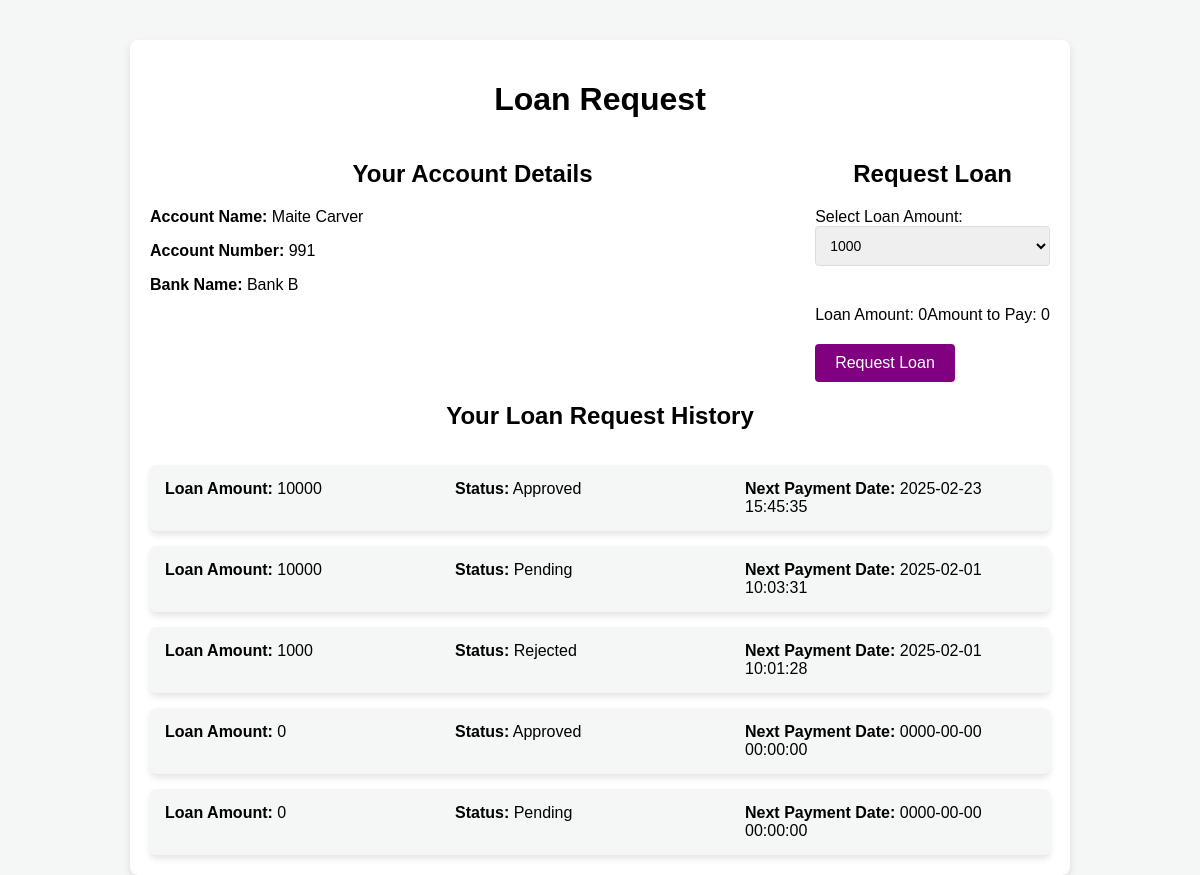
Page /dashboard/loan_request.php (signed in) on the committed database.
### tables this page shows
CREATE TABLE `users` (
  `id` int(11) NOT NULL,
  `username` varchar(255) NOT NULL,
  `email` varchar(255) NOT NULL,
  `password` varchar(255) NOT NULL,
  `profile_picture` varchar(255) DEFAULT NULL,
  `created_at` timestamp NOT NULL DEFAULT current_timestamp(),
  `address` varchar(255) DEFAULT NULL,
  `department` varchar(255) DEFAULT NULL,
  `faculty` varchar(255) DEFAULT NULL,
  `level` varchar(255) DEFAULT NULL,
  `id_number` varchar(50) DEFAULT NULL,
  `phone_number` varchar(50) DEFAULT NULL,
  `stays_in_hostel` enum('Yes','No') DEFAULT NULL,
  `about_me` text DEFAULT NULL,
  `full_name` varchar(255) DEFAULT NULL,
  `interests` text DEFAULT NULL,
  `relationship_status` enum('Single','Married','In a relationship','It''s complicated','Divorced','Widowed') DEFAULT NULL,
  `gender` varchar(10) DEFAULT NULL,
  `account_name` varchar(255) NOT NULL,
  `account_number` varchar(255) NOT NULL,
  `bank_name` varchar(255) NOT NULL,
  `verified` tinyint(1) DEFAULT 0,
  `club` varchar(255) NOT NULL,
  `first_time` tinyint(1) DEFAULT 1
);

CREATE TABLE `loan_requests` (
  `id` int(11) NOT NULL,
  `user_id` int(11) NOT NULL,
  `loan_amount` float NOT NULL,
  `status` varchar(20) NOT NULL,
  `next_payment_date` datetime NOT NULL,
  `amount_to_pay` float NOT NULL,
  `request_date` timestamp NOT NULL DEFAULT current_timestamp()
);

### dashboard/loan_request.php (the view, shortened to what this page needs)
<?php
include("db_connection.php");
$user_id = $_SESSION['user_id'];
$sql = "SELECT id, full_name, account_name, account_number, bank_name FROM users WHERE id = ?";
$stmt = $conn->prepare($sql);
$stmt->bind_param("i", $user_id);
$stmt->execute();
$result = $stmt->get_result();
$user = $result->fetch_assoc();
$sql = "SELECT * FROM loan_requests WHERE user_id = ? LIMIT 1";
$stmt = $conn->prepare($sql);
$stmt->bind_param("i", $user_id);
$stmt->execute();
$loan_request = $stmt->get_result()->fetch_assoc();
$sql = "SELECT * FROM loan_requests WHERE user_id = ? ORDER BY request_date DESC";
$stmt = $conn->prepare($sql);
$stmt->bind_param("i", $user_id);
$stmt->execute();
$requests_result = $stmt->get_result();
?>
<!DOCTYPE html>
<html lang="en">
<head>
</head>
<body>
    <div class="container">
        <h1>Loan Request</h1>
        <?php if ($user['account_name']): ?>
            <div class="flex-container">
                <div class="account-details">
                    <h2>Your Account Details</h2>
                    <p><strong>Account Name:</strong> <?php echo htmlspecialchars($user['account_name']); ?></p>
                    <p><strong>Account Number:</strong> <?php echo htmlspecialchars($user['account_number']); ?></p>
                    <p><strong>Bank Name:</strong> <?php echo htmlspecialchars($user['bank_name']); ?></p>
                </div>
        <?php endif; ?>
        <?php if ($loan_request): ?>
            <div class="loan-request-form">
                <h2>Request Loan</h2>
                <form action="loan_request.php" method="POST">
                    <div class="form-group">
                        <label for="loan_amount">Select Loan Amount:</label>
                        <select name="loan_amount" required>
                            <option value="1000">1000</option>
                        </select>
                    </div>
                    <div class="amount-display">
                        <div>
                            <label for="loan_amount">Loan Amount:</label>
                            <span id="selected_amount">0</span>
                        </div>
                        <div>
                            <label for="amount_to_pay">Amount to Pay:</label>
                            <span id="amount_to_pay">0</span>
                        </div>
                    </div>
                    <button type="submit" name="request_loan">Request Loan</button>
                </form>
            </div>
        </div>
        <?php endif; ?>
        <div class="loan-history">
            <h2>Your Loan Request History</h2>
            <?php while ($request = $requests_result->fetch_assoc()): ?>
                <div class="loan-history-item">
                    <div><strong>Loan Amount:</strong> <?php echo htmlspecialchars($request['loan_amount']); ?></div>
                    <div><strong>Status:</strong> <?php echo htmlspecialchars($request['status']); ?></div>
                    <div><strong>Next Payment Date:</strong> <?php echo htmlspecialchars($request['next_payment_date']); ?></div>
                </div>
            <?php endwhile; ?>
        </div>
    </div>
</body>
</html>

### dashboard/loan_request.php (style rules this page uses)
body { font-family: Arial, sans-serif; margin: 0; padding: 0; background-color: #f4f7f6; }
.container { width: 80%; margin: 0 auto; max-width: 900px; background-color: #fff; padding: 20px; border-radius: 8px; box-shadow: 0 4px 8px rgba(0, 0, 0, 0.1); margin-top: 40px; }
h1, h2 { text-align: center; }
.form-group { margin-bottom: 20px; }
input[type="text"], select { width: 100%; padding: 10px; margin-bottom: 20px; border: 1px solid #ddd; border-radius: 4px; font-size: 14px; box-sizing: border-box; }
button[type="submit"] { background-color: purple; color: white; border: none; padding: 10px 20px; font-size: 16px; cursor: pointer; border-radius: 4px; transition: background-color 0.3s ease; }
.flex-container { display: flex; justify-content: space-between; gap: 20px; flex-wrap: wrap; }
.account-details, .loan-history { flex: 1; min-width: 300px; }
.loan-history { display: flex; flex-direction: column; gap: 15px; }
.loan-history-item { display: flex; justify-content: space-between; background-color: #f4f7f6; padding: 15px; border-radius: 6px; box-shadow: 0 4px 6px rgba(0, 0, 0, 0.1); }
.loan-history-item div { flex: 1; }
.amount-display { display: flex; justify-content: space-between; margin-bottom: 20px; }

### rows in the picture
users: account_name "Maite Carver", account_number "991", bank_name "Bank B"
loan_requests: loan_amount "10000", status "Approved", next_payment_date "2025-02-23 15:45:35"
loan_requests: loan_amount "10000", status "Pending", next_payment_date "2025-02-01 10:03:31"
loan_requests: loan_amount "1000", status "Rejected", next_payment_date "2025-02-01 10:01:28"
loan_requests: loan_amount "0", status "Approved", next_payment_date "0000-00-00 00:00:00"
loan_requests: loan_amount "0", status "Pending", next_payment_date "0000-00-00 00:00:00"
